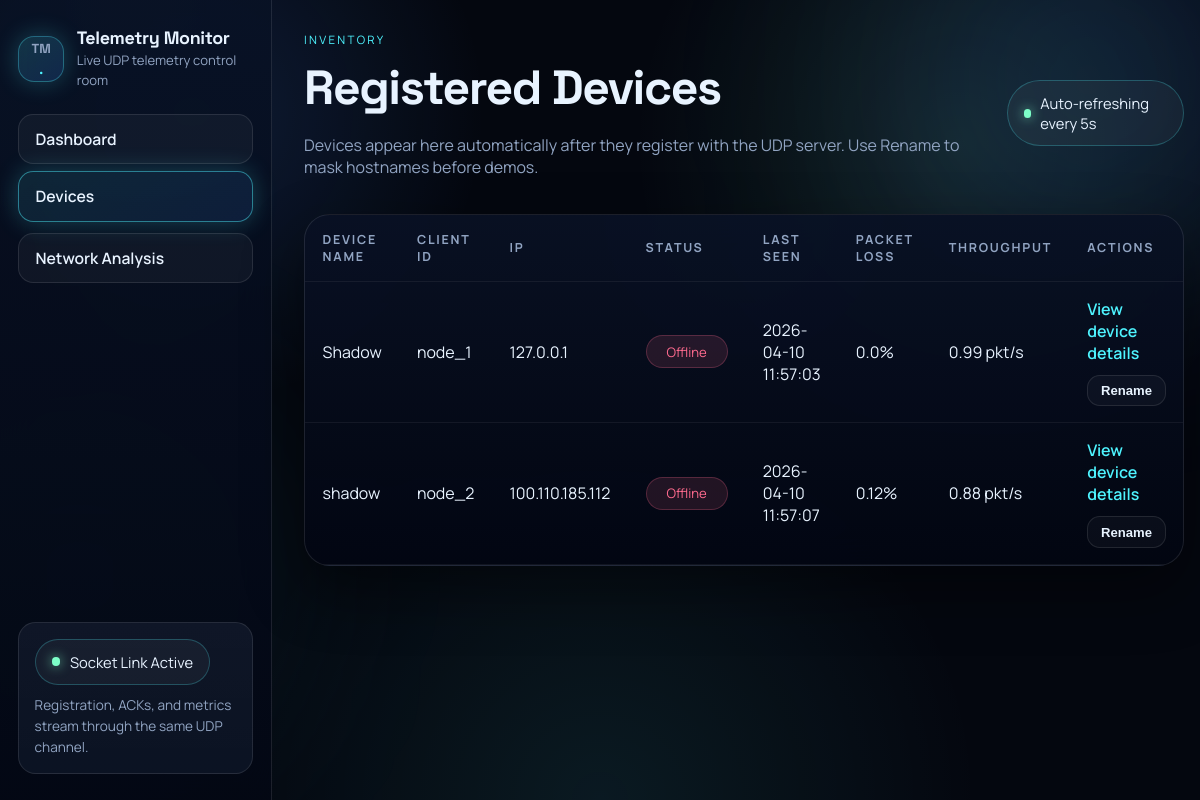
/devices, run on the app's committed database.
### tables this page shows
CREATE TABLE devices (
                    id INTEGER PRIMARY KEY AUTOINCREMENT,
                    client_id TEXT UNIQUE,
                    device_name TEXT,
                    ip_address TEXT,
                    registered_at INTEGER
                );

### dashboard/app.py (the view)
    @app.route("/devices")
    def devices_page():
        return render_template("devices.html", devices=aggregator.devices_overview())

### server/aggregator.py (called while the page is built)
    def devices_overview(self) -> List[Dict[str, Any]]:
        return self.database.fetch_devices_overview(self.config.offline_after_seconds)

### server/database.py (called while the page is built)
    def _connect(self) -> sqlite3.Connection:
        connection = sqlite3.connect(self.db_path, check_same_thread=False)
        connection.row_factory = sqlite3.Row
        return connection

### utils/helpers.py (called while the page is built)
def format_timestamp(timestamp: int | None) -> str:
    if not timestamp:
        return "Never"
    return datetime.fromtimestamp(int(timestamp)).strftime("%Y-%m-%d %H:%M:%S")

### dashboard/templates/devices.html (shortened to what this page needs)
{% extends "base.html" %}
{% block content %}
<div class="page-header">
    <div>
        <p class="eyebrow">Inventory</p>
        <h2>Registered Devices</h2>
        <p>Devices appear here automatically after they register with the UDP server. Use Rename to mask hostnames before demos.</p>
    </div>
    <div class="live-pill">
        <span class="status-dot-live"></span>
        <span>Auto-refreshing every 5s</span>
    </div>
</div>
<div class="table-card">
    <table>
        <thead>
            <tr>
                <th>Device Name</th>
                <th>Client ID</th>
                <th>IP</th>
                <th>Status</th>
                <th>Last Seen</th>
                <th>Packet Loss</th>
                <th>Throughput</th>
                <th>Actions</th>
            </tr>
        </thead>
        <tbody id="devices-table-body">
            {% for device in devices %}
            <tr>
                <td>{{ device.device_name }}</td>
                <td>{{ device.client_id }}</td>
                <td>{{ device.ip_address }}</td>
                <td><span class="status {{ device.status }}">{{ device.status }}</span></td>
                <td>{{ format_timestamp(device.last_seen) }}</td>
                <td>{{ device.packet_loss }}%</td>
                <td>{{ device.throughput }} pkt/s</td>
                <td>
                    <div class="table-actions">
                        <a href="{{ url_for('device_detail', client_id=device.client_id) }}">View device details</a>
                        <button
                            type="button"
                            class="button table-action-button rename-device-button"
                            data-client-id="{{ device.client_id }}"
                            data-device-name="{{ device.device_name }}"
                        >
                            Rename
                        </button>
                    </div>
                </td>
            </tr>
            {% else %}
            <tr><td colspan="8">No devices registered yet. Start a client to register automatically.</td></tr>
            {% endfor %}
        </tbody>
    </table>
</div>
{% endblock %}

### dashboard/templates/base.html (shortened to what this page needs)
<!doctype html>
<html lang="en">
<head>
    <link rel="stylesheet" href="{{ url_for('static', filename='css/styles.css') }}">
</head>
<body>
    <div class="page-glow page-glow-one" aria-hidden="true"></div>
    <div class="page-glow page-glow-two" aria-hidden="true"></div>
    <div class="app-shell">
        <aside class="sidebar">
            <div class="brand">
                <p class="brand-mark">TM<span>.</span></p>
                <div>
                    <h1>Telemetry Monitor</h1>
                    <p>Live UDP telemetry control room</p>
                </div>
            </div>
            <nav>
                <a class="{% if request.path == url_for('dashboard_home') %}active{% endif %}" href="{{ url_for('dashboard_home') }}">Dashboard</a>
                <a class="{% if request.path == url_for('devices_page') %}active{% endif %}" href="{{ url_for('devices_page') }}">Devices</a>
                <a class="{% if request.path == url_for('network_analysis_page') %}active{% endif %}" href="{{ url_for('network_analysis_page') }}">Network Analysis</a>
            </nav>
            <div class="sidebar-footer">
                <div class="status-chip">
                    <span class="status-dot-live"></span>
                    <span>Socket Link Active</span>
                </div>
                <p>Registration, ACKs, and metrics stream through the same UDP channel.</p>
            </div>
        </aside>
        <main class="content">
            {% block content %}{% endblock %}
        </main>
    </div>
</body>
</html>

### data on the page
devices: device_name "Shadow", client_id "node_1", ip_address "127.0.0.1", status "Offline", last_seen "2026-04-10 11:57:03", packet_loss "0.0", throughput "0.99"
devices: device_name "shadow", client_id "node_2", ip_address "100.110.185.112", status "Offline", last_seen "2026-04-10 11:57:07", packet_loss "0.12", throughput "0.88"
